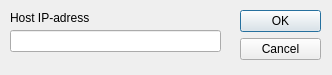
<?xml version="1.0" encoding="UTF-8"?>
<ui version="4.0">
 <class>IpDialog</class>
 <widget class="QDialog" name="IpDialog">
  <property name="geometry">
   <rect>
    <x>0</x>
    <y>0</y>
    <width>332</width>
    <height>75</height>
   </rect>
  </property>
  <property name="windowTitle">
   <string>Dialog</string>
  </property>
  <widget class="QDialogButtonBox" name="buttonBox">
   <property name="geometry">
    <rect>
     <x>240</x>
     <y>10</y>
     <width>81</width>
     <height>241</height>
    </rect>
   </property>
   <property name="orientation">
    <enum>Qt::Vertical</enum>
   </property>
   <property name="standardButtons">
    <set>QDialogButtonBox::Cancel|QDialogButtonBox::Ok</set>
   </property>
  </widget>
  <widget class="QLineEdit" name="lineEdit">
   <property name="geometry">
    <rect>
     <x>10</x>
     <y>30</y>
     <width>211</width>
     <height>22</height>
    </rect>
   </property>
  </widget>
  <widget class="QLabel" name="label">
   <property name="geometry">
    <rect>
     <x>10</x>
     <y>10</y>
     <width>91</width>
     <height>16</height>
    </rect>
   </property>
   <property name="text">
    <string>Host IP-adress</string>
   </property>
  </widget>
 </widget>
 <resources/>
 <connections>
  <connection>
   <sender>buttonBox</sender>
   <signal>accepted()</signal>
   <receiver>IpDialog</receiver>
   <slot>accept()</slot>
   <hints>
    <hint type="sourcelabel">
     <x>248</x>
     <y>254</y>
    </hint>
    <hint type="destinationlabel">
     <x>157</x>
     <y>274</y>
    </hint>
   </hints>
  </connection>
  <connection>
   <sender>buttonBox</sender>
   <signal>rejected()</signal>
   <receiver>IpDialog</receiver>
   <slot>reject()</slot>
   <hints>
    <hint type="sourcelabel">
     <x>316</x>
     <y>260</y>
    </hint>
    <hint type="destinationlabel">
     <x>286</x>
     <y>274</y>
    </hint>
   </hints>
  </connection>
 </connections>
</ui>
